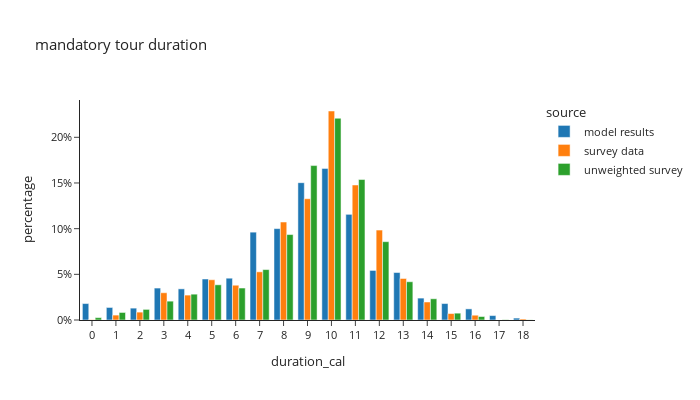

Here is the notebook cell this chart was saved with:
### Code cell
m_tour_data['duration_cal'] = m_tour_data['end'] - m_tour_data['start']

df_plot = m_tour_data.groupby(['source','duration_cal'])[['trip_weight_2017_2019']].sum().reset_index()
df_plot['percentage'] = df_plot.groupby(['source'], group_keys=False)['trip_weight_2017_2019']. \
    apply(lambda x: x / float(x.sum()))

fig = px.bar(df_plot, x="duration_cal", y="percentage", color="source",barmode="group", template="simple_white",
             # color_discrete_sequence=config['psrc_color'],
             title="mandatory tour duration")
fig.for_each_annotation(lambda a: a.update(text = a.text.split("=")[-1]))
fig.update_layout(height=400, width=700, font=dict(size=11), yaxis=dict(tickformat=".0%"), xaxis=dict(dtick="1"))
fig.show()

### Figure 1 — Plotly figure (JSON) as saved in the notebook; plotly's stock layout.template omitted (floating-point values rounded to 4 significant figures)
{"data": [{"alignmentgroup": "True", "hovertemplate": "source=model results<br>duration_cal=%{x}<br>percentage=%{y}<extra></extra>", "legendgroup": "model results", "marker": {"color": "#1F77B4", "pattern": {"shape": ""}}, "name": "model results", "offsetgroup": "model results", "orientation": "v", "showlegend": true, "textposition": "auto", "type": "bar", "x": [0.0, 1.0, 2.0, 3.0, 4.0, 5.0, 6.0, 7.0, 8.0, 9.0, 10.0, 11.0, 12.0, 13.0, 14.0, 15.0, 16.0, 17.0, 18.0], "xaxis": "x", "y": [0.01801, 0.01372, 0.01299, 0.03496, 0.0341, 0.04489, 0.04576, 0.09617, 0.1001, 0.1503, 0.166, 0.1157, 0.05427, 0.05198, 0.02398, 0.01801, 0.01217, 0.004851, 0.002093], "yaxis": "y"}, {"alignmentgroup": "True", "hovertemplate": "source=survey data<br>duration_cal=%{x}<br>percentage=%{y}<extra></extra>", "legendgroup": "survey data", "marker": {"color": "#FF7F0E", "pattern": {"shape": ""}}, "name": "survey data", "offsetgroup": "survey data", "orientation": "v", "showlegend": true, "textposition": "auto", "type": "bar", "x": [0.0, 1.0, 2.0, 3.0, 4.0, 5.0, 6.0, 7.0, 8.0, 9.0, 10.0, 11.0, 12.0, 13.0, 14.0, 15.0, 16.0, 17.0, 18.0], "xaxis": "x", "y": [0.0003242, 0.00537, 0.00864, 0.02984, 0.02727, 0.04407, 0.03808, 0.05275, 0.1073, 0.1327, 0.2288, 0.1478, 0.09847, 0.04545, 0.01972, 0.007049, 0.005242, 1.487e-06, 0.001111], "yaxis": "y"}, {"alignmentgroup": "True", "hovertemplate": "source=unweighted survey<br>duration_cal=%{x}<br>percentage=%{y}<extra></extra>", "legendgroup": "unweighted survey", "marker": {"color": "#2CA02C", "pattern": {"shape": ""}}, "name": "unweighted survey", "offsetgroup": "unweighted survey", "orientation": "v", "showlegend": true, "textposition": "auto", "type": "bar", "x": [0.0, 1.0, 2.0, 3.0, 4.0, 5.0, 6.0, 7.0, 8.0, 9.0, 10.0, 11.0, 12.0, 13.0, 14.0, 15.0, 16.0, 17.0, 18.0], "xaxis": "x", "y": [0.002599, 0.008254, 0.01162, 0.02064, 0.02828, 0.03852, 0.035, 0.05518, 0.09355, 0.1691, 0.2209, 0.1538, 0.08575, 0.04188, 0.02323, 0.00749, 0.003821, 0.0003057, 0.0001529], "yaxis": "y"}], "layout": {"barmode": "group", "font": {"size": 11}, "height": 400, "legend": {"title": {"text": "source"}, "tracegroupgap": 0}, "title": {"text": "mandatory tour duration"}, "width": 700, "xaxis": {"anchor": "y", "domain": [0.0, 1.0], "dtick": "1", "title": {"text": "duration_cal"}}, "yaxis": {"anchor": "x", "domain": [0.0, 1.0], "tickformat": ".0%", "title": {"text": "percentage"}}}}
